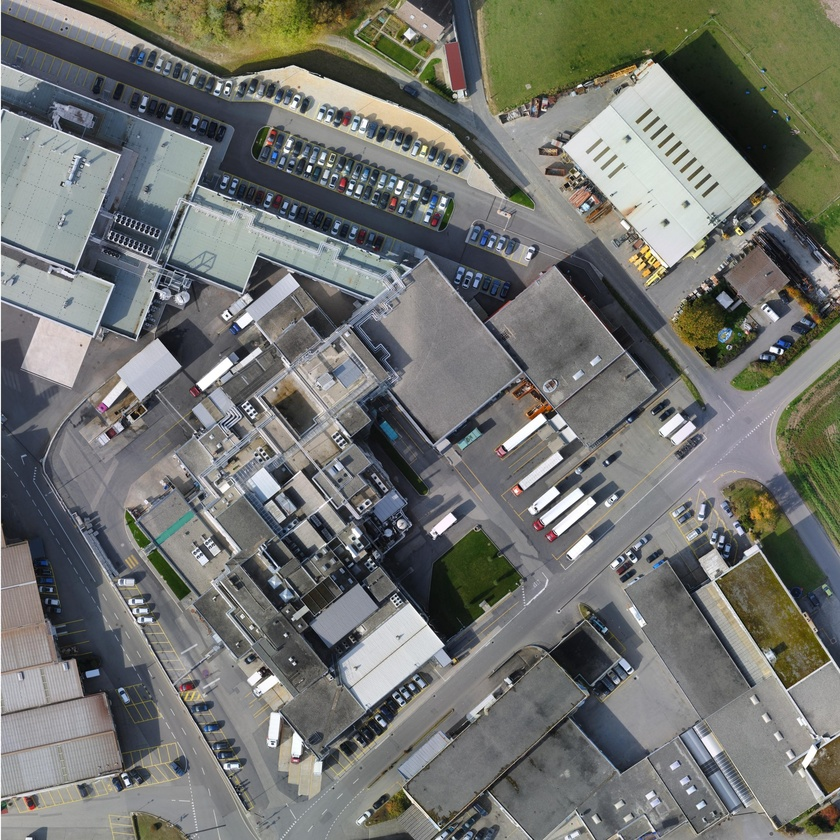
#> input picture Dataset_CvDl_Hw1/Q4_Image/Left.jpg, 840 x 840 px, shrunk from 2721 x 2721 before the run
$ python q4.py
#> lines starting #> are read from the running program, lines starting #| are printed output that depends on the picture
import cv2
import numpy as np

# Load images
left = cv2.imread('Dataset_CvDl_Hw1/Q4_Image/Left.jpg')
#> left is the input picture: shape (840, 840, 3); mean B, G, R 111.7, 116, 114.3
right = cv2.imread('Dataset_CvDl_Hw1/Q4_Image/Right.jpg')
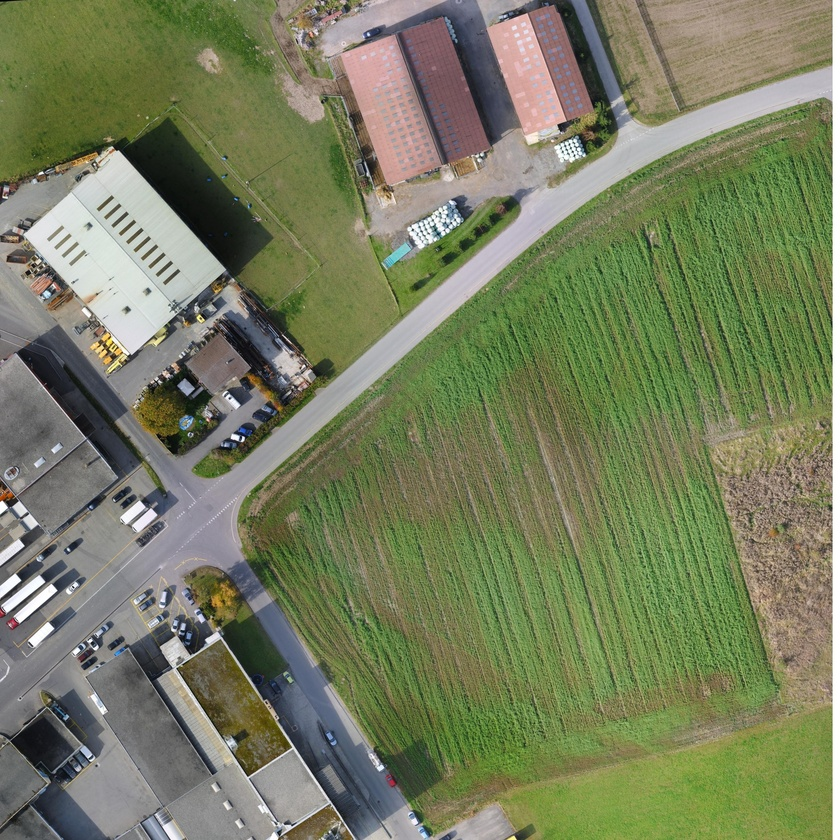
#> input picture Dataset_CvDl_Hw1/Q4_Image/Right.jpg, 840 x 840 px, shrunk from 2721 x 2721 before the run
#> right is the input picture: shape (840, 840, 3); mean B, G, R 95.2, 126.2, 119.4

# Check if images loaded correctly
if left is None or right is None:
    print("Error: Could not read one or both images.")
    exit()

grayL = cv2.cvtColor(left, cv2.COLOR_BGR2GRAY)
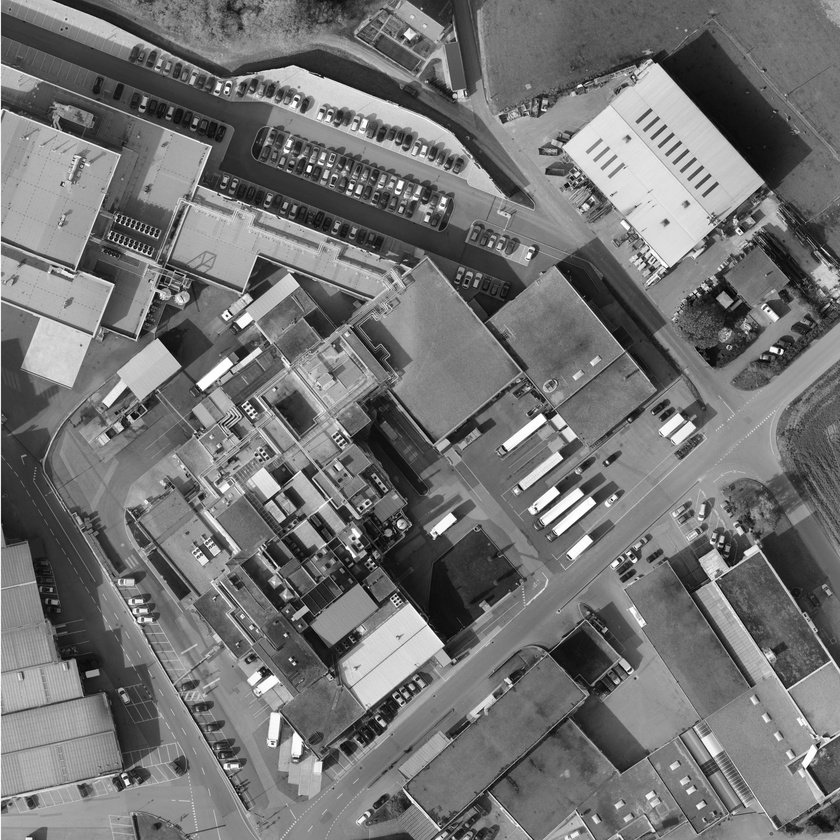
#> grayL: shape (840, 840); min 1, max 255, mean 115
grayR = cv2.cvtColor(right, cv2.COLOR_BGR2GRAY)
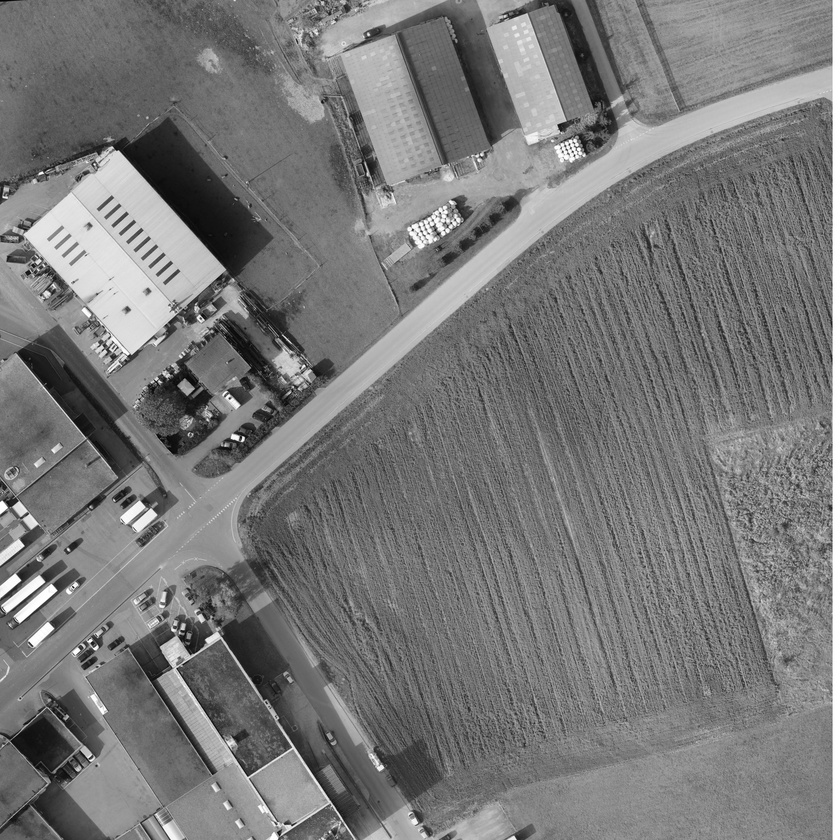
#> grayR: shape (840, 840); min 2, max 255, mean 120.6

# Create one SIFT object
sift = cv2.SIFT_create()

# Detect keypoints and compute descriptors
keypointsL, descriptorsL = sift.detectAndCompute(grayL, None)
#> keypointsL = 5145 keypoints; strongest (x, y, size): (309, 169, 3.6), (607, 462, 1.8), (351, 186, 3.2), (782, 350, 2.1)


leftKeypoints = cv2.drawKeypoints(grayL, keypointsL, None, color=(0,255,0))#flags=cv2.DRAW_MATCHES_FLAGS_DRAW_RICH_KEYPOINTS
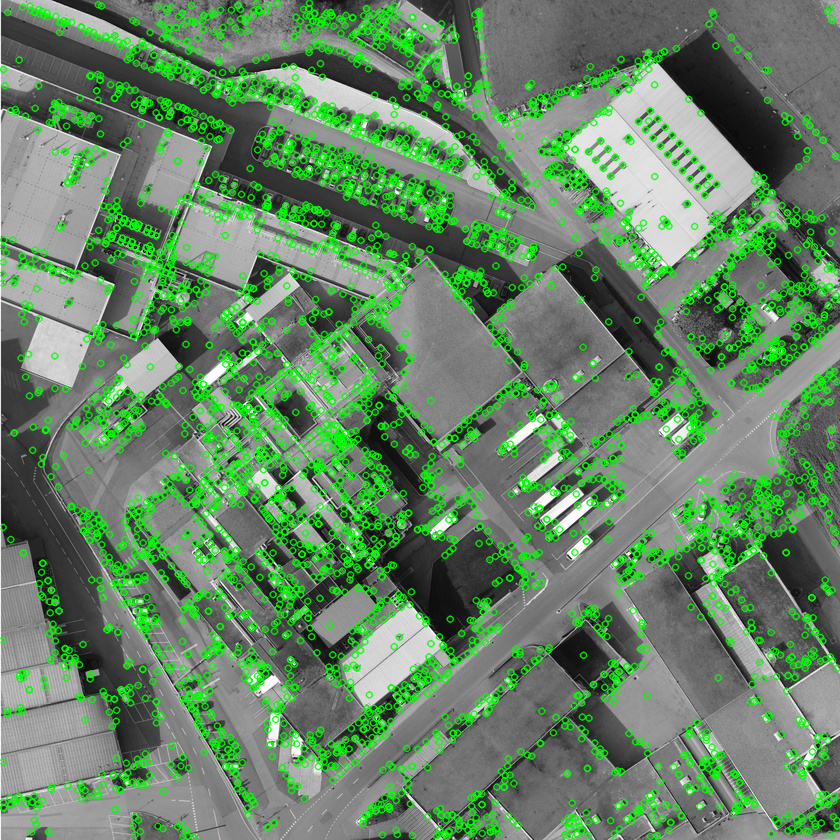
#> leftKeypoints: shape (840, 840, 3); mean of channels 0, 1, 2 100.5, 133.4, 100.5; drawn as B, G, R

cv2.imshow('Good Keypoint Matches', leftKeypoints)

keypointsR, descriptorsR = sift.detectAndCompute(grayR, None)
#> keypointsR = 3978 keypoints; strongest (x, y, size): (243, 438, 2.1), (235, 437, 4.3), (68, 549, 1.8), (42, 173, 2.1)

# Match descriptors using BFMatcher with k-Nearest Neighbors
bf = cv2.BFMatcher()
matches = bf.knnMatch(descriptorsL, descriptorsR, k=2)
#> matches = 5145 matches

# Apply Lowe's ratio test to find good matches
good_matches = []
for m, n in matches:
    if m.distance < 0.75 * n.distance:
        good_matches.append([m])
#> after the loop, good_matches = 956 matches

# Draw the good matches
# The output window title is changed to be more descriptive
image = cv2.drawMatchesKnn(grayL, keypointsL, grayR, keypointsR, good_matches, None, flags=cv2.DrawMatchesFlags_NOT_DRAW_SINGLE_POINTS)
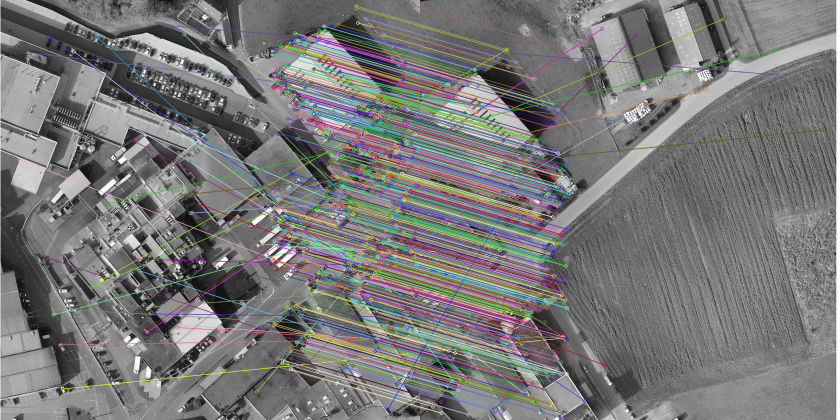
#> image: shape (840, 1680, 3) (shown at 1/2 size); mean of channels 0, 1, 2 119.4, 119.8, 120.3; drawn as B, G, R


cv2.waitKey(10000)
cv2.destroyAllWindows()
